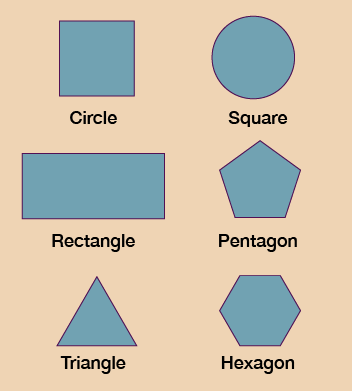
#> input picture interview/img6.png, 352 x 391 px
$ python imagepro9.py
#> lines starting #> are read from the running program, lines starting #| are printed output that depends on the picture; after the words box and inside, x2 and y2 are one past the last pixel; in counts of white or black regions, pixels touching at a corner belong together
import cv2
import numpy as np

img=cv2.imread('img6.png')
#> img is the input picture: shape (391, 352, 3); mean B, G, R 175.4, 195, 205.1
gray=cv2.cvtColor(img,cv2.COLOR_BGR2GRAY)
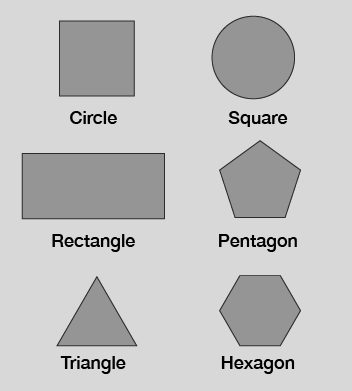
#> gray: shape (391, 352); min 0, max 216, mean 195.4
cv2.imshow('gray',gray)

edged=cv2.Canny(gray,30,200)
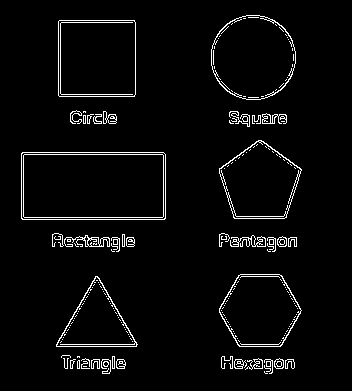
#> edged: shape (391, 352); 3.8% white in thin lines or dots, all inside (x1, y1, x2, y2) = (21, 15, 302, 374)

cv2.imshow('Canny',edged)

contours, hiserarchy=cv2.findContours(edged,cv2.RETR_EXTERNAL,cv2.CHAIN_APPROX_NONE)
#> contours = 58 contours, 31 with area under 20; largest, box (x1, y1, x2, y2) and area: (21, 152, 166, 220) 9644, (58, 20, 136, 97) 5848, (211, 15, 296, 100) 5601, (219, 140, 302, 219) 4536, (219, 274, 302, 347) 4501; hiserarchy = 58 rows, first 6: [1, -1, -1, -1], [2, 0, -1, -1], [3, 1, -1, -1], [4, 2, -1, -1], [5, 3, -1, -1], [6, 4, -1, -1]

# appox=cv2.approxPolyDP(contours, 0.01*(cv2.arcLength(contours,True)),True)

# print(appox)

cv2.imshow('AFTER Canny',edged)
cv2.drawContours(img,contours,-1,(150,255,150),3)
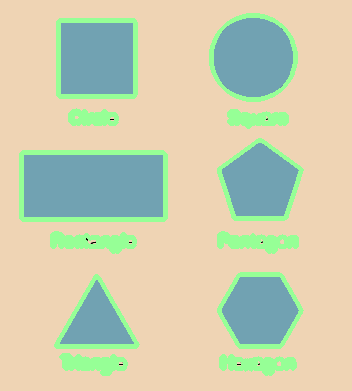
#> img: shape (391, 352, 3); 10.27% of pixels changed, all inside (x1, y1, x2, y2) = (19, 13, 304, 376)
cv2.imshow('img',img)

cv2.waitKey(0)
cv2.destroyAllWindows()
